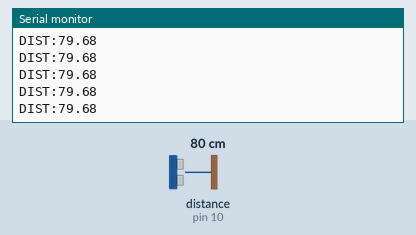
Recording of a sketch running on a simulated Arduino Uno, built with avr-gcc and run on an emulated ATmega328P. On the bench: the last lines printed to the serial monitor. Wiring (inferred from the names in the program): ultrasonic range finder: trigger pin 9; echo pin 10. The test bench sets the inputs (shaded band); at power-on: distance to the obstacle (sensor on pin 10) 80 cm. The echo pulse lasts 58.3 µs per cm.

Above: at 1.2 s.
1.3 s: distance to the obstacle (sensor on pin 10) set to 4 cm
At 1.37 s:
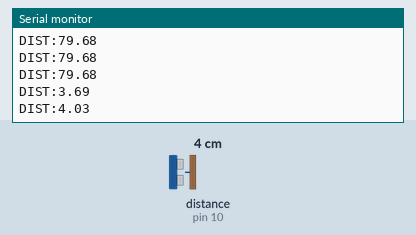
2.8 s: distance to the obstacle (sensor on pin 10) set to 2 cm
At 2.82 s:
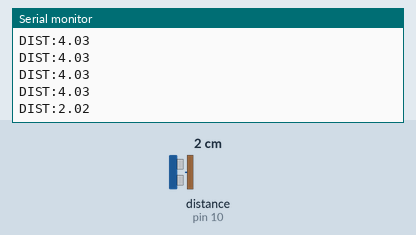
Timing chart, 0 to 5.8 s (numbered marks = the images above; inputs shaded):
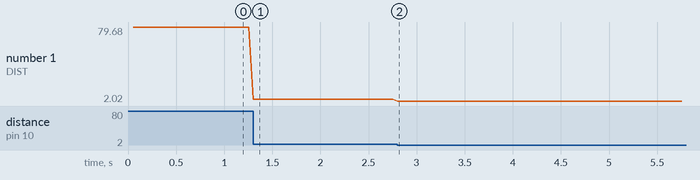

Measured:
- after the input at 1.3 s, the serial monitor: prints a new line at once (image 1)
- after the input at 2.8 s, the serial monitor: prints a new line at once (image 2)
- plotted number 1: 79.68 → 4.03 after the input at 1.3 s, 4.03 → 2.02 after the input at 2.8 s

The sketch:

ultrasonic_sensor.ino
```cpp
/*
 * HC-SR04 Ultrasonic Sensor → ROS2 Serial Bridge
 * ------------------------------------------------
 * Wiring:
 *   VCC  → 5V
 *   GND  → GND
 *   TRIG → D9
 *   ECHO → D10
 *
 * Output format (Serial, 115200 baud, ~20 Hz):
 *   DIST:123.45\n   (distance in centimetres, float)
 *   DIST:OUT_OF_RANGE\n  (when >400cm or reading fails)
 */

#define TRIG_PIN 9
#define ECHO_PIN 10
#define BAUD_RATE 115200
#define MEASURE_INTERVAL_MS 50   // 20 Hz

const float MAX_RANGE_CM = 400.0f;
const float MIN_RANGE_CM = 2.0f;

unsigned long lastMeasureTime = 0;

void setup() {
  Serial.begin(BAUD_RATE);
  while (!Serial) {}           // Wait for USB serial on Leonardo / Micro (safe for Nano)
  pinMode(TRIG_PIN, OUTPUT);
  pinMode(ECHO_PIN, INPUT);
  digitalWrite(TRIG_PIN, LOW);
  delay(50);
}

float measureDistanceCm() {
  // Ensure trigger is LOW
  digitalWrite(TRIG_PIN, LOW);
  delayMicroseconds(2);

  // 10µs HIGH pulse
  digitalWrite(TRIG_PIN, HIGH);
  delayMicroseconds(10);
  digitalWrite(TRIG_PIN, LOW);

  // Measure echo pulse width (timeout = 30ms → ~510 cm, beyond MAX)
  unsigned long duration = pulseIn(ECHO_PIN, HIGH, 30000UL);

  if (duration == 0) {
    return -1.0f;  // Timeout / no echo
  }

  // Speed of sound: 343 m/s → 0.0343 cm/µs, round-trip → /2
  float distance = (duration * 0.0343f) / 2.0f;
  return distance;
}

void loop() {
  unsigned long now = millis();
  if (now - lastMeasureTime >= MEASURE_INTERVAL_MS) {
    lastMeasureTime = now;

    float dist = measureDistanceCm();

    if (dist < 0 || dist > MAX_RANGE_CM) {
      Serial.println("DIST:OUT_OF_RANGE");
    } else if (dist < MIN_RANGE_CM) {
      Serial.println("DIST:TOO_CLOSE");
    } else {
      Serial.print("DIST:");
      Serial.println(dist, 2);  // 2 decimal places
    }
  }
}
```
